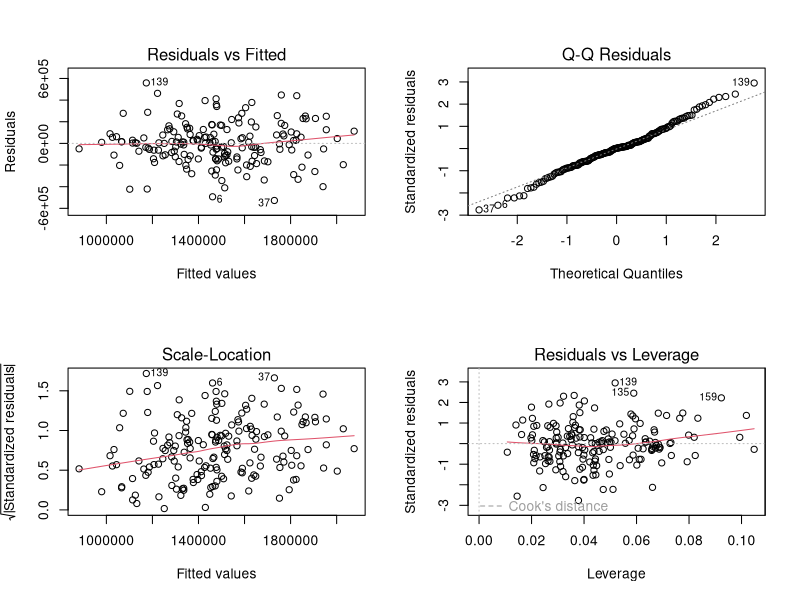

Here is the R script that generated this plot:
## ---- chunk 1
knitr::opts_chunk$set(
  echo = TRUE,          # Show code
  warning = FALSE,      # Hide warnings
  message = FALSE,      # Hide messages
  fig.width = 6,        # Figure width
  fig.height = 4,       # Figure height
  fig.align = 'center', # Centre figures
  out.width = '80%'     # Output width
)
## ---- chunk 2
# Load the tidyverse package
library(tidyverse)  # This includes dplyr and other helpful tools
library(lubridate)  # For handling dates
library(knitr)      # For making tables
library(rsample)    # For cross-validation functions
library(broom)      # For model output formatting

## ---- chunk 3
# Import the dataset
hospital_data <- read_csv("hospital_data_messy.csv", na = c("NA", ""))

# Look at the structure
glimpse(hospital_data)
## ---- chunk 4
# Show first few rows
head(hospital_data)

# Check missing values
hospital_data %>%
  summarise(across(everything(), ~sum(is.na(.)))) %>%
  pivot_longer(
    everything(),
    names_to = "variable",
    values_to = "missing_count"
  ) %>%
  filter(missing_count > 0) %>%
 kable( # kable allows us to make ``nice looking" tables.
   caption = "Missing data summary",
   format = "pandoc"
 )
## ---- chunk 5
hospital_clean <- hospital_data %>%
  mutate(across(where(is.character), str_trim))
## ---- chunk 6
basic_info <- hospital_clean %>%
  select(patient_id, age, gender)

glimpse(basic_info)
## ---- chunk 7
elderly_patients <- hospital_clean %>%
  filter(age > 65)

nrow(elderly_patients)
ncol(elderly_patients)
## ---- chunk 8
hospital_clean%>%
  summarise(across(everything(), ~sum(is.na(.))))%>%
kable(
  caption= "missing"
)
## ---- chunk 9
suspicious_ages <- hospital_clean %>%
  filter(age < 0 | age > 120)

negative_stay <- hospital_clean %>%
  filter(length_of_stay < 0)

negative_cost <- hospital_clean %>%
  filter(treatment_cost < 0)

zero_cost <- hospital_clean %>%
  filter(treatment_cost == 0)

# Show if any
suspicious_ages
negative_stay
negative_cost
nrow(zero_cost)
## ---- chunk 10
# NB: After editing the code below, change the code chunk
# option eval=FALSE to eval=TRUE.
# Replace underscores (_) with the appropriate code
surgery_patients <- hospital_clean %>%
  filter(department == "Surgery")

cat("Number of surgery patients:", nrow(surgery_patients))
## ---- chunk 11
# NB: After editing the code below, change the code chunk
# option eval=FALSE to eval=TRUE.
# Replace underscores (_) with the appropriate code
young_long_stay <- hospital_clean %>%
  filter(age< 30 & length_of_stay> 5)

head(young_long_stay)
## ---- chunk 12
hospital_transformed <- hospital_clean %>%
  mutate(
    age_clean = ifelse(age < 0 | age > 120, NA, age),
    age_group = case_when(
      age_clean < 18 ~ "Child",
      age_clean >= 18 & age_clean < 65 ~ "Adult",
      age_clean >= 65 ~ "Elderly",
      TRUE ~ "Unknown"
    )
  )

hospital_transformed %>%
  select(patient_id, age, age_clean, age_group) %>%
  head()
## ---- chunk 13
head(hospital_transformed$admission_date)
## ---- chunk 14
hospital_with_dates <- hospital_transformed %>%
  mutate(
    admission_date_clean = parse_date_time(
      admission_date, orders = c("dmy", "mdy", "ymd")))

hospital_with_dates %>%
  select(patient_id, admission_date, admission_date_clean) %>%
  head()
## ---- chunk 15
head(hospital_with_dates)
## ---- chunk 16
hospital_with_dates %>%
  count(department)
## ---- chunk 17

## ---- chunk 18
hospital_with_dates %>%
  count(department)

# Collect together all the different names associated
# with a department
names_for_emergency <- c(
  "emergency", "a&e", "er", "accident & emergency")
names_for_orthopedics <- c(
  "orthopedics", "orthopaedics", "ortho", "bone & joint")
names_for_cardiology <- c("cardiology")
names_for_neurology <- c("neurology")
names_for_surgery <- c("surgery")

# Standardise the department names
hospital_standardised <- hospital_with_dates %>%
  mutate(
    dept_lower = tolower(department),
    department_clean = case_when(
      dept_lower %in% names_for_emergency ~ "Emergency",
      dept_lower %in% names_for_orthopedics ~ "Orthopedics",
      dept_lower %in% names_for_cardiology ~ "Cardiology",
      dept_lower %in% names_for_neurology ~ "Neurology",
      dept_lower %in% names_for_surgery ~ "Surgery",
      TRUE ~ "Unknown"
    ),
    gender = str_to_title(tolower(gender)),
    discharge_status = str_to_title(tolower(discharge_status))
  ) %>%
  select(-dept_lower)

hospital_standardised %>%
  count(department_clean) ##gives a neat standardized count of the department categories
## ---- chunk 19
by_age_desc <- hospital_standardised %>%
  arrange(desc(age_clean))

head(by_age_desc %>% select(patient_id, age_clean))
## ---- chunk 20
overall_avg_age <- hospital_standardised %>%
  summarise(avg_age = mean(age_clean, na.rm = TRUE))

overall_avg_age
## ---- chunk 21
dept_summary <- hospital_standardised %>%
  group_by(department_clean) %>%
  summarise(avg_cost = mean(treatment_cost, na.rm = TRUE))

dept_summary
## ---- chunk 22
hospital_standardised
## ---- chunk 23
elderly_avg_cost <- hospital_standardised %>%
  filter(age_group == "Elderly") %>%
  summarise(avg_cost = mean(treatment_cost, na.rm = TRUE))

elderly_avg_cost
## ---- chunk 24
hospital_standardised
## ---- chunk 25
# Collect together all the different names associated
# with a department
names_for_emergency <- c("emergency", "a&e", "er",
                         "accident & emergency")
names_for_orthopedics <- c("orthopedics", "orthopaedics",
                           "ortho", "bone & joint")
names_for_cardiology <- c("cardiology")
names_for_neurology <- c("neurology")
names_for_surgery <- c("surgery")

hospital_final <- hospital_data %>%
  mutate(across(where(is.character), str_trim)) %>%
  mutate(
    age_clean = ifelse(age < 0 | age > 120, NA, age),
    length_of_stay = ifelse(length_of_stay < 0, NA, length_of_stay),
    treatment_cost = ifelse(treatment_cost < 0, NA, treatment_cost),
    admission_date_clean = parse_date_time(
      admission_date, orders = c("dmy", "mdy", "ymd")),
    dept_lower = tolower(department),
    department_clean = case_when(
      dept_lower %in% names_for_emergency ~ "Emergency",
      dept_lower %in% names_for_orthopedics ~ "Orthopedics",
      dept_lower %in% names_for_cardiology ~ "Cardiology",
      dept_lower %in% names_for_neurology ~ "Neurology",
      dept_lower %in% names_for_surgery ~ "Surgery",
      TRUE ~ "Unknown"
    ),
    gender = str_to_title(tolower(gender)),
    discharge_status = str_to_title(tolower(discharge_status)),
    age_group = case_when(
      age_clean < 18 ~ "Child",
      age_clean >= 18 & age_clean < 65 ~ "Adult",
      age_clean >= 65 ~ "Elderly",
      TRUE ~ "Unknown"
    ),
    daily_cost = treatment_cost / length_of_stay
  ) %>%
  select(-dept_lower) %>%
  distinct() %>%
  select(patient_id, age_clean, gender, admission_date_clean,
         department_clean, length_of_stay, treatment_cost,
         discharge_status, age_group, daily_cost)

head(hospital_final)
## ---- chunk 26
write_csv(hospital_final, "hospital_data_clean.csv")
## ---- chunk 27
# Clear workspace from Part 1
rm(list = ls()[!ls() %in% c("hospital_data")])  # Keep only if needed

## ---- chunk 28
# Import the sales data
sales_data <- read_csv("retail_sales_data.csv")

# Initial exploration
glimpse(sales_data)
## ---- chunk 29
# Examine the first few rows
head(sales_data)

# Generate summary statistics
summary(sales_data)
## ---- chunk 30
 #Countmissingvaluespervariable
 missing_summary<-sales_data %>%
 summarise_all(~sum(is.na(.))) %>%
 pivot_longer(
   everything(),
   names_to="variables",
   values_to="missing_count"
 )%>%
 filter(missing_count>0)
missing_summary
## ---- chunk 31
# Your code here: Find and handle missing values
# Suggestion: Use is.na() to identify missing patterns
# Consider median or mean imputation for continuous variables

#  

#Count missing values per variable
 missing_summary<-sales_data %>%
 summarise_all(~sum(is.na(.))) %>%
 gather(variables,missing_count)%>%
 filter(missing_count>0)
#missing_summary

 #Identify negative values in variables that should be non-negative
 negative_vars<-c("monthly_sales","advertising_spend","staff_count","store_size",
                  "foot_traffic","local_income","competition_distance")
 
 negative_summary<-sales_data %>%
 select(all_of(negative_vars))%>%
 summarise_all(~sum(.<0, na.rm=TRUE )) %>%
 gather(variables,negative_count)%>%
 filter(negative_count>0)

 #Calculate extreme outliers using IQR method
 outlier_summary<-sales_data %>%
 select_if(is.numeric)%>%
 summarise_all(~ {
    q1<-quantile(.,0.25, na.rm= TRUE)
    q3 <- quantile(., 0.75, na.rm = TRUE)
    iqr <- q3-q1
    sum(.< (q1-1.5*iqr) | . > (q3+1.5*iqr), na.rm = TRUE)
 }) %>%
 gather(variables,outlier_count)%>%
 filter(outlier_count>0)
## ---- chunk 32
# Your code here: Find and handle outliers
# Suggestion: Use summary() and boxplots to identify extreme values
# Consider the business context when deciding if values are realistic
# Once identified the outliers, use the IQR method to remove them:
#   IQR Method: Values beyond Q1 - 1.5×IQR or Q3 + 1.5×IQR 
#               may be statistical outliers


# Store original row count for tracking
 original_rows <- nrow(sales_data)
 
 #Handle missing values with median imputation
 sales_data<-sales_data %>%
 mutate(
  advertising_spend= if_else(
    is.na(advertising_spend),
    median(advertising_spend, na.rm = TRUE),
    advertising_spend),
  
  foot_traffic= if_else(
    is.na(foot_traffic),
    median(foot_traffic,na.rm = TRUE),
    foot_traffic),
  
  local_income= if_else(
    is.na(local_income),
    median(local_income,na.rm = TRUE),
    local_income)
 )
 #Verify nomissingvaluesremain
 missing_after_imputation<-sum(is.na(sales_data))
  missing_after_imputation
## ---- chunk 33


 #Convert negative values to positive (assuming data entry errors)
 sales_data<-sales_data %>%
 mutate(
  monthly_sales= abs(monthly_sales),
  advertising_spend= abs(advertising_spend),
  competition_distance= abs(competition_distance)
 )


 #Function to remove outliers using IQR method
 remove_outliers<-function(data,var) {
 #Calculate quartiles and IQR
 q1<-quantile(data[[var]],0.25, na.rm= TRUE)
 q3<-quantile(data[[var]],0.75, na.rm= TRUE)
 iqr<-q3-q1
 
 #Define outlier bounds (remeber the sum structure)
 lower_bound<-q1-1.5*iqr
 upper_bound<-q3+1.5*iqr
 
 #Filter data to exclude outliers
 filtered_data<-data %>%
 filter(.data[[var]]>= lower_bound& .data[[var]]<= upper_bound)
 return(filtered_data)
 }
 
 #Apply outlier removal to key variables
 sales_data<-sales_data %>%
 remove_outliers("monthly_sales")%>%
 remove_outliers("advertising_spend")%>%
 remove_outliers("staff_count")%>%
 remove_outliers("store_size")%>%
 remove_outliers("foot_traffic")%>%
 remove_outliers("local_income")%>%
 remove_outliers("competition_distance")
 

 # Calculate cleaning impact###########################
 cleaned_rows<- nrow(sales_data)
 rows_removed <- original_rows- cleaned_rows
 
  cleaned_rows
  rows_removed
## ---- chunk 34
# Your code here: Define your model formulas
# Example structure (modify as needed):
 model_1 <- monthly_sales ~ advertising_spend + staff_count
 model_2 <- monthly_sales ~ .  # Full model
 model_3 <- monthly_sales ~ advertising_spend + staff_count + store_size + foot_traffic + seasonal_index

## ---- chunk 35
# Your code here: Set up cross-validation folds
# Suggestion: Use vfold_cv() with v = 10

 set.seed(123) #Forreproducibility
 cv_folds<- vfold_cv(sales_data, v=10)
## ---- chunk 36
# Your code here: Apply cross-validation to each model
# Suggestion: Create a function that fits a model to training data 
# and calculates performance metrics on validation data
# Use map() to apply this function across all folds

 calc_metrics<-function(split,model_formula) {
  train <- analysis(split)
  test <- assessment(split)
  fit <- lm(model_formula,data = train)
  preds <- predict(fit,newdata =test)
  
 #Calculate performance metrics#############################
 rmse<-sqrt(mean((test$monthly_sales-preds)^2))
 
 mae<-mean(abs(test$monthly_sales-preds))
 
 r2<-1-sum((test$monthly_sales-preds)^2)/sum((test$monthly_sales-mean(test$monthly_sales))^2)
 
 tibble(rmse= rmse,mae = mae, r2 =r2)
 }

 #Apply cross-validation to each model
 results_1 <- cv_folds %>%
  mutate(metrics= map(splits,~calc_metrics(.,model_1))) %>%
  unnest(metrics)
 
 results_2 <- cv_folds %>%
  mutate(metrics= map(splits,~calc_metrics(.,model_2))) %>%
  unnest(metrics)
 
 results_3 <- cv_folds %>%
  mutate(metrics= map(splits,~calc_metrics(.,model_3))) %>%
  unnest(metrics)
## ---- chunk 37
# Your code here: Calculate performance metrics for each model
# Compare mean performance across all cross-validation folds

#Summarise metrics with confidence intervals
 summary_1<-results_1 %>%
 summarise(
 rmse_mean= mean(rmse),
 rmse_se =sd(rmse) /sqrt(n()),
 mae_mean =mean(mae),
 mae_se =sd(mae) /sqrt(n()),
 r2_mean =mean(r2),
 r2_se =sd(r2) /sqrt(n())
 ) %>%
 mutate(model= "Simple")

 summary_2<-results_2 %>%
 summarise(
 rmse_mean= mean(rmse),
 rmse_se =sd(rmse) /sqrt(n()),
 mae_mean =mean(mae),
 mae_se =sd(mae) /sqrt(n()),
 r2_mean =mean(r2),
 r2_se =sd(r2) /sqrt(n())
 ) %>%
 mutate(model= "Full")
 
summary_3<-results_3 %>%
 summarise(
 rmse_mean= mean(rmse),
 rmse_se =sd(rmse) /sqrt(n()),
 mae_mean =mean(mae),
 mae_se =sd(mae) /sqrt(n()),
 r2_mean =mean(r2),
 r2_se =sd(r2) /sqrt(n())
 ) %>%
 mutate(model= "Optimised")

#Combine summaries
 all_summaries<-bind_rows(summary_1, summary_2, summary_3)
 
 #Identify best performing model
 best_model_name<-all_summaries%>%
 arrange(rmse_mean)%>%
 slice(1)%>%
 pull(model)

## ---- chunk 38
# Your code here: Create a summary table of results

 #Creat comprehensive summary table
all_summaries %>%
  select(model,rmse_mean, rmse_se, mae_mean,mae_se, r2_mean, r2_se) %>%
  kable(
    digits = c(0, rep(2,6)),# 0 decimal places for the first column ("Model") and Next 6 elements ,,,2 decimal places for the next 6 columns (the performance metrics)
    caption = "Cross-Validation Performance Metrics",
    col.names = c("Model", "RMSE (Mean)", "RMSE (SE)", 
                  "MAE (Mean)", "MAE (SE)", "R2 (Mean)", "R2 (SE)"),
    format = "pandoc"
  )
## ---- chunk 39
# Your code here: Fit the selected model to the full dataset
# Examine coefficient estimates, significance, and overall fit

#Extract performance metrics for best model
 best_metrics<-all_summaries%>%
 filter(model== best_model_name )

 #Calculate performance improvements
 simple_rmse<-all_summaries%>%
  filter(model=="Simple")%>%
  pull(rmse_mean)
 
 best_rmse<-best_metrics%>%
  pull(rmse_mean)
 
 rmse_improvement<-(
         ( simple_rmse-best_rmse)/ simple_rmse) *100
 
 #Compare_all_models
 rmse_comparison<-all_summaries%>%
 select(model,rmse_mean, r2_mean) %>%
 arrange(rmse_mean)

## ---- chunk 40
# Fit the selected model based on CV results
if(best_model_name == "Simple") {
  final_fit <- lm(model_1, data =sales_data)
  selected_formula<-model_1
} else if(best_model_name == "Full") {
  final_fit <- lm(model_2, data = sales_data)
  selected_formula<-model_2
} else {
  final_fit <- lm(model_3, data = sales_data)
  selected_formula<-model_3
}

# Display model summary
summary(final_fit)
## ---- chunk 41
 # Extract key model statistics
 model_stats <- glimpse(final_fit)
 coef_summary <- glimpse(final_fit)
## ---- chunk 42
# Your code here: Create diagnostic plots
# Check residual patterns, normality, and influential observations

 # Create diagnostic plots
 par(mfrow = c(2, 2))
 plot(final_fit)
 par(mfrow = c(1, 1))

# Additional diagnostic tests
residuals_data <- tibble(
  fitted = fitted(final_fit),
  residuals = residuals(final_fit),
  standardised_residuals = rstandard(final_fit)
)

# Calculate diagnostic statistics
leverage_threshold <- 2 * length(coef(final_fit)) / nrow(sales_data)
high_leverage <- sum(hatvalues(final_fit) > leverage_threshold)
influential_points <- sum(abs(rstudent(final_fit)) > 2)
